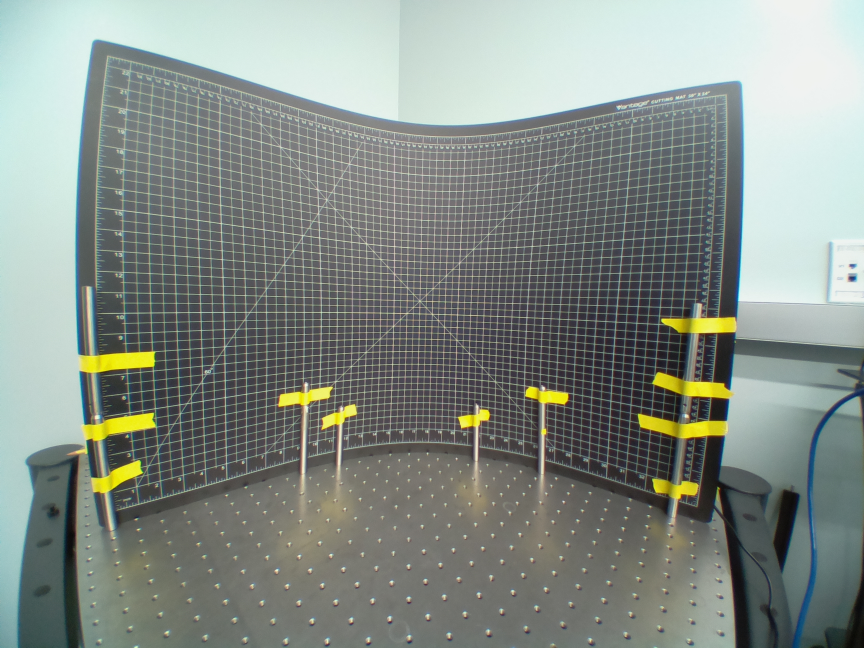
#> input picture calibration-michael/cameragrid.jpg, 2592 x 1944 px (shown at 1/3 size)
$ python -i DistanceCalibration.py   (imports and definitions only)
#> lines starting #> are read from the running program, lines starting #| are printed output that depends on the picture; after the words box and inside, x2 and y2 are one past the last pixel; in counts of white or black regions, pixels touching at a corner belong together
#> further down, picture is the input picture: shape (1944, 2592, 3); mean B, G, R 134.7, 140.7, 132.7
""" DistanceCalibration.py

    This file contains all the functions that are used to calibrate the distance
    stimuli.

"""

import numpy as np
import matplotlib.pyplot as plt
import os
import cv2
import pandas as pd


def get_contour(img, threshold, approx=False, single_region=False, show=False):
    """ This function takes an image and returns the contours of the image.
    """
#> called with threshold = 50, approx = False, single_region = True, show = False

    # Convert the image to greyscale
    gray = cv2.cvtColor(img, cv2.COLOR_BGR2GRAY)
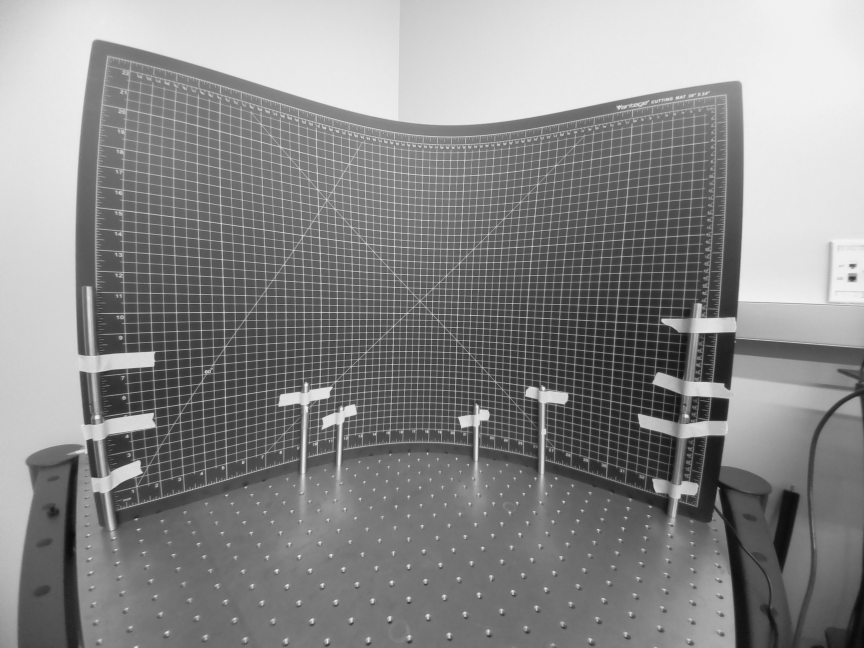
#> gray: shape (1944, 2592) (shown at 1/3 size); min 3, max 243, mean 137.6

    # Apply a threshold to the image
    _, thresh = cv2.threshold(gray, threshold, 255, cv2.THRESH_BINARY)
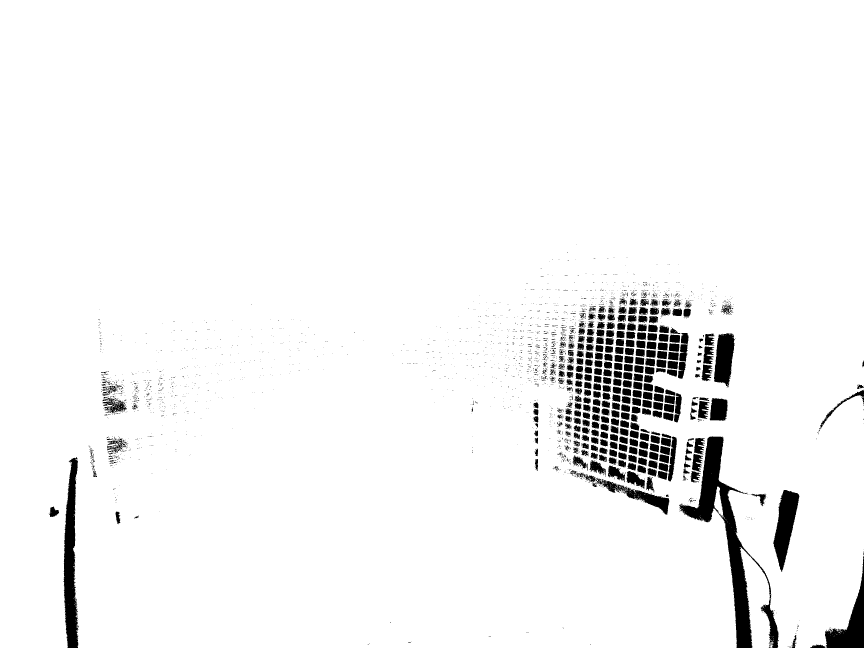
#> thresh: shape (1944, 2592) (shown at 1/3 size); 95.7% white; 2753 black regions (2395 under 20 px)

    # Approx will find the contour with less points
    if approx:
        method = cv2.CHAIN_APPROX_SIMPLE
    else:
        method = cv2.CHAIN_APPROX_NONE

    contours, _ = cv2.findContours(thresh, cv2.RETR_EXTERNAL, method)
#> contours = 135 contours, 133 with area under 20; largest, box (x1, y1, x2, y2) and area: (0, 0, 2592, 1944) 4951722, (2218, 1641, 2321, 1944) 15204

    # check area of contours
    cnt = []
    for i in range(len(contours)):
        if 0.002 * img.shape[0] * img.shape[1] < cv2.contourArea(contours[i]) < 0.1 * img.shape[0] * img.shape[1]:
            cnt.append(contours[i])
#> this loop made 135 passes
#> after the loop, cnt = 1 contour; box (x1, y1, x2, y2) and area: (2218, 1641, 2321, 1944) 15204

    pts_region = []
    for single_cnt in cnt:
        single_cnt = np.squeeze(single_cnt, axis=1)
        pts_region.append(single_cnt)
#> this loop made 1 pass
#> after the loop, pts_region = 1 item

    if single_region and len(pts_region) > 1:
        pts_region = clean_contour(pts_region)
        # pts_region = get_points(pts_region)

    elif single_region and len(pts_region) == 1:
        pts_region = get_points(pts_region)

    if show:
        img_to_show = img.copy()
        cv2.drawContours(img_to_show, cnt, -1, (0, 0, 0), 3)
        cv2.imshow("Contours", img_to_show)
        cv2.waitKey(0)
        cv2.destroyAllWindows()

    if single_region:

        return np.array(pts_region)
    else:
        return pts_region


# [39 lines left out: function clean_contour, not called in this run]


def get_points(pts_region):
    """ This function takes the contours of an image and returns the points of the
        contours.
    """

    pts = []
    pts_x = []
    pts_y = []

    for region in pts_region:
        for points in region:
            pts_x.append(points[0])
            pts_y.append(points[1])
#> after the loop, pts_x = 860 values, max 2320 at index 459, min 2218 at index 2, mean 2270.8; pts_y = 860 values, max 1943 at index 367, min 1641 at index 0, mean 1810.8
    pts.append(np.array([pts_x, pts_y]).T)

    return pts[0]


def get_axis_line(pts, axis_name='x', show=False):
    """ This function takes the points of a region and returns the line that
        best fits the points.
    """

    if axis_name == 'y':
        # invert the axis of pts
        pts = np.array([pts[:, 1], pts[:, 0]]).T

    most_common = np.median(pts[:, 1])

    close_pts_to_axis = pts[np.logical_and(pts[:, 1] > most_common - 20, pts[:, 1] < most_common + 20)]

    p = np.polyfit(close_pts_to_axis[:, 0], close_pts_to_axis[:, 1], 1)

    if show:
        plt.figure()
        x = np.linspace(np.min(close_pts_to_axis[:, 0]), np.max(close_pts_to_axis[:, 0]), 100)
        y = p[0] * x + p[1]
        plt.plot(x, y, 'r', linewidth=5)
        plt.scatter(pts[:, 0], pts[:, 1], c='b')

    if axis_name == 'y':
        return 1 / p[0], -p[1] / p[0]
    elif axis_name == 'x':
        return p[0], p[1]


def get_center(m_horizontal, b_horizontal, m_vertical, b_vertical):
    """ This function takes the lines that best fit the horizontal and vertical
        axis and returns the intersection.
    """

    x_center = (b_vertical - b_horizontal) / (m_horizontal - m_vertical)
    y_center = m_horizontal * x_center + b_horizontal

    return x_center, y_center


def cart2pol(x, y, x_center=0, y_center=0):
    x = x - x_center
    y = y - y_center

    rho = np.sqrt(x ** 2 + y ** 2)
    phi = np.arctan2(y, x)

    return rho, phi


# [4 lines left out: function pol2cart, not called in this run]


def get_quadrant_ellipse(pts, quadrant=1, show=False):
    m_horizontal, b_horizontal = get_axis_line(pts, axis_name='x')
    m_vertical, b_vertical = get_axis_line(pts, axis_name='y')

    x_center, y_center = get_center(m_horizontal, b_horizontal, m_vertical, b_vertical)

    if quadrant == 1:
        x_final = np.max(pts[:, 0])
        y_final = np.min(pts[:, 1])
    elif quadrant == 2:
        x_final = np.min(pts[:, 0])
        y_final = np.min(pts[:, 1])
    elif quadrant == 3:
        x_final = np.min(pts[:, 0])
        y_final = np.max(pts[:, 1])
    elif quadrant == 4:
        x_final = np.max(pts[:, 0])
        y_final = np.max(pts[:, 1])
    else:
        print('Quadrant not valid')
        return

    x_line_horizontal = np.linspace(x_center, x_final, 100)
    y_line_horizontal = m_horizontal * x_line_horizontal + b_horizontal
    xy_line_horizontal = np.array([x_line_horizontal, y_line_horizontal]).T

    a = np.linalg.norm(xy_line_horizontal[0] - xy_line_horizontal[-1])

    y_line_vertical = np.linspace(y_center, y_final, 100)
    x_line_vertical = (y_line_vertical - b_vertical) / m_vertical
    xy_line_vertical = np.array([x_line_vertical, y_line_vertical]).T
    b = np.linalg.norm(xy_line_vertical[0] - xy_line_vertical[-1])

    _, angle_1 = cart2pol(x_line_horizontal[-1], y_line_horizontal[-1], x_center, y_center)
    _, angle_2 = cart2pol(x_line_vertical[-1], y_line_vertical[-1], x_center, y_center)

    theta = np.linspace(0, 2 * np.pi, 1000)

    x_ellipse = a * np.cos(theta) + x_center
    y_ellipse = b * np.sin(theta) + y_center

    if quadrant == 1:
        idx_vertical = np.where(y_ellipse < m_horizontal * x_final + b_horizontal)[0]
        idx_horizontal = np.where(x_ellipse > (y_final - b_vertical) / m_vertical)[0]

    elif quadrant == 2:
        idx_vertical = np.where(y_ellipse < m_horizontal * x_final + b_horizontal)[0]
        idx_horizontal = np.where(x_ellipse < (y_final - b_vertical) / m_vertical)[0]

    elif quadrant == 3:
        idx_vertical = np.where(y_ellipse > m_horizontal * x_final + b_horizontal)[0]
        idx_horizontal = np.where(x_ellipse < (y_final - b_vertical) / m_vertical)[0]

    elif quadrant == 4:
        idx_vertical = np.where(y_ellipse > m_horizontal * x_final + b_horizontal)[0]
        idx_horizontal = np.where(x_ellipse > (y_final - b_vertical) / m_vertical)[0]

    idx = np.intersect1d(idx_horizontal, idx_vertical)
    x_ellipse = x_ellipse[idx]
    y_ellipse = y_ellipse[idx]

    angle = np.arctan(m_horizontal)

    x_ellipse, y_ellipse = rotate_ellipse(x_ellipse, y_ellipse, angle, x_center, y_center)
    xy_ellipse = np.array([x_ellipse, y_ellipse]).T

    if show:
        plt.figure()
        plt.plot(xy_ellipse[:, 0], xy_ellipse[:, 1], 'r')
        plt.plot(xy_line_horizontal[:, 0], xy_line_horizontal[:, 1], 'b')
        plt.plot(xy_line_vertical[:, 0], xy_line_vertical[:, 1], 'g')
        # set limits
        plt.xlim([np.min(pts[:, 0]) - 100, np.max(pts[:, 0]) + 100])
        plt.ylim([np.min(pts[:, 1]) - 100, np.max(pts[:, 1]) + 100])

    return xy_ellipse, xy_line_horizontal, xy_line_vertical


def get_full_ellipse(pts, return_all=False):
    quadrants = [1, 2, 3, 4]
    xy_ellipse = []

    for quadrant in quadrants:
        xy_ellipse_, _, _ = get_quadrant_ellipse(pts, quadrant)
        xy_ellipse.append(xy_ellipse_)

    xy_ellipse = np.concatenate(xy_ellipse)

    m_vertical, b_vertical = get_axis_line(pts, axis_name='y')
    m_horizontal, b_horizontal = get_axis_line(pts, axis_name='x')
    x_center, y_center = get_center(m_horizontal, b_horizontal, m_vertical, b_vertical)

    phi = np.array([cart2pol(x, y, x_center, y_center)[1] for x, y in xy_ellipse])
    xy_ellipse = xy_ellipse[np.argsort(phi)]

    if return_all:
        # create dictionary to store all this
        features = {'m_horizontal': m_horizontal, 'b_horizontal': b_horizontal,
                    'm_vertical': m_vertical, 'b_vertical': b_vertical,
                    'x_center': x_center, 'y_center': y_center}

        return xy_ellipse, features

    else:
        return xy_ellipse


def rotate_point(x, y, angle, x_center=0, y_center=0):
    x = x - x_center
    y = y - y_center

    x_rot = x * np.cos(angle) - y * np.sin(angle)
    y_rot = x * np.sin(angle) + y * np.cos(angle)

    x_rot = x_rot + x_center
    y_rot = y_rot + y_center

    return x_rot, y_rot


def rotate_ellipse(x_ellipse, y_ellipse, angle, x_center=0, y_center=0):
    x_rot = []
    y_rot = []

    for i in range(len(x_ellipse)):
        x, y = rotate_point(x_ellipse[i], y_ellipse[i], angle, x_center, y_center)
        x_rot.append(x)
        y_rot.append(y)

    return np.array(x_rot), np.array(y_rot)


def get_points_enclosed_by_ellipse(img, pts_region=None, threshold=50, show=False, quadrant=1):
    img_to_show = img.copy()

    if pts_region is None:
        pts_region = get_contour(img, threshold=threshold, approx=False, single_region=True)
#> in get_contour, `pts_region = get_points(pts_region)`: pts_region = 860 pairs, first value 2218 to 2320, second value 1641 to 1943
    xy_ellipse, features = get_full_ellipse(pts_region, return_all=True)
#> the loop in get_full_ellipse, `for quadrant in quadrants:` made 4 passes
#> (m_horizontal in get_quadrant_ellipse, b_horizontal in get_quadrant_ellipse, m_vertical in get_quadrant_ellipse, b_vertical in get_quadrant_ellipse) on pass 1: (-0.0327, 1893.3, -45.81, 105299.4)

    # mask the image by the points given in pts_ellipse
    mask = np.zeros_like(img)
    cv2.fillPoly(mask, [xy_ellipse.astype(int)], (255, 255, 255))
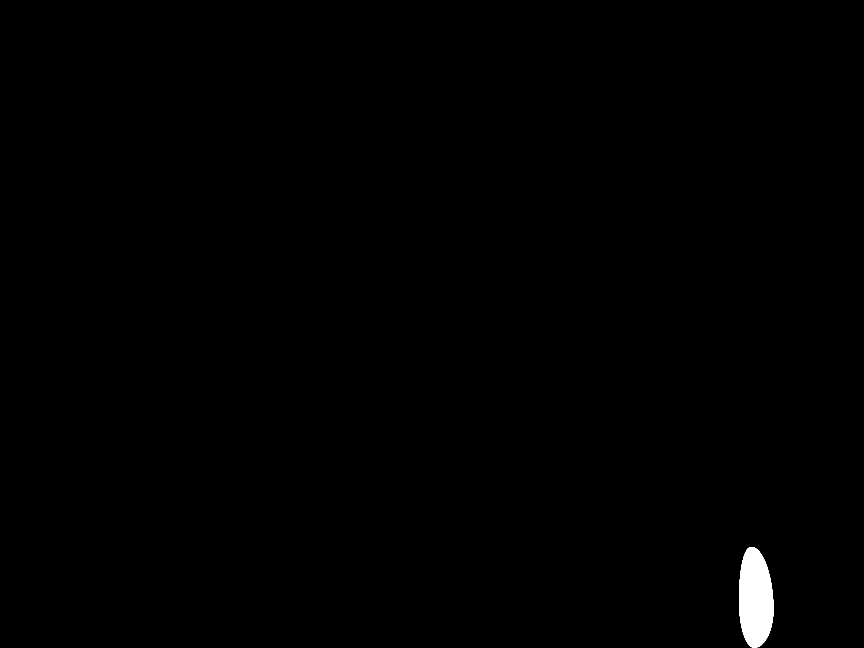
#> mask: shape (1944, 2592, 3) (shown at 1/3 size); 0.49% white; 1 white region, box (x1, y1, x2, y2) and area: (2217, 1641, 2321, 1943) 24578
    mask = cv2.cvtColor(mask, cv2.COLOR_BGR2GRAY)

    # mask img by mask
    img = cv2.cvtColor(img, cv2.COLOR_BGR2GRAY)

    # Set the values outside the mask to NaN
    image_masked = img.copy().astype(float)
    image_masked[mask == 0] = np.nan
    # img = cv2.bitwise_and(img, img, mask=mask)
    # img_reverse = cv2.bitwise_and(img, img, mask=~mask)

    if quadrant is not None:

        x_center = features['x_center']
        y_center = features['y_center']

        if quadrant == 1:
            image_masked[:, :x_center.astype(int)] = np.nan
            image_masked[y_center.astype(int):, :] = np.nan

        elif quadrant == 2:
            image_masked[:, x_center.astype(int):] = np.nan
            image_masked[y_center.astype(int):, :] = np.nan

        elif quadrant == 3:
            image_masked[:, x_center.astype(int):] = np.nan
            image_masked[:y_center.astype(int), :] = np.nan

        elif quadrant == 4:
            image_masked[:, :x_center.astype(int)] = np.nan
            image_masked[:y_center.astype(int), :] = np.nan

    values = image_masked[~np.isnan(image_masked)].flatten()

    if show:
        plt.figure()
        plt.imshow(image_masked, cmap='gray')
        plt.imshow(img_to_show, alpha=0.1, cmap='gray')
        plt.plot(xy_ellipse[:, 0], xy_ellipse[:, 1], 'r')

    return values


# [51 lines left out: functions get_features_of_ellipse, get_plot_features, open_camera, not called in this run]


def close_camera(vc):
    vc.release()


# [13 lines left out: function get_frame, not called in this run]

>>> import cv2
>>> picture = cv2.imread('../calibration-michael/cameragrid.jpg')
>>> result = get_points_enclosed_by_ellipse(picture)
